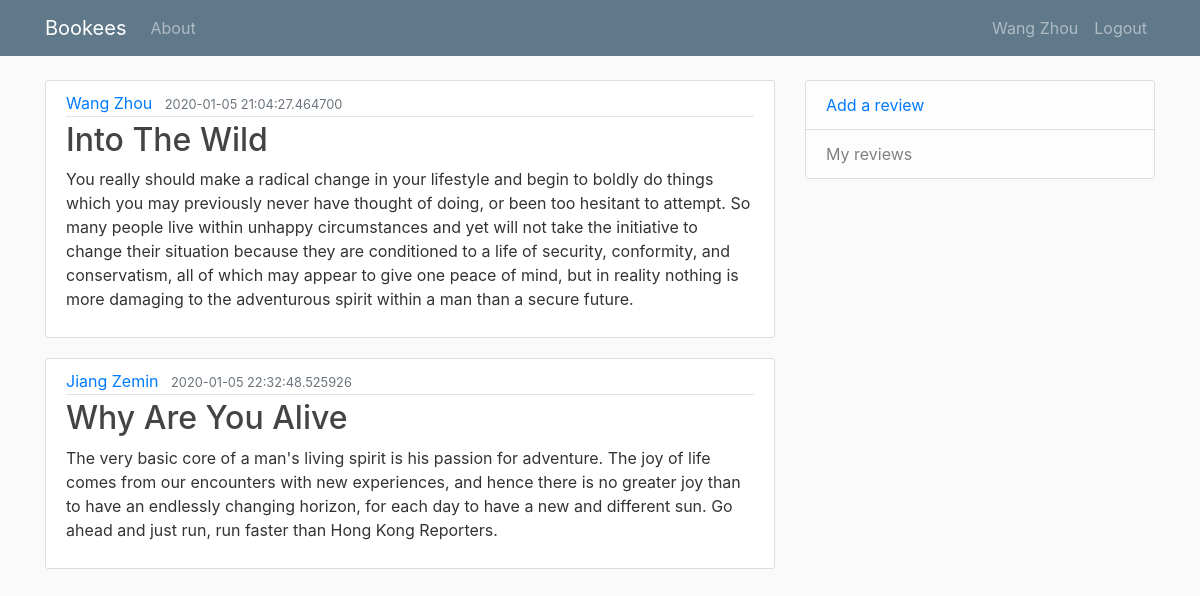
Screenshot of / (signed in) with the database file from the repository.
### booksite/models.py (models this page shows, shortened)
class User(db.Model, UserMixin):
    id = db.Column(db.Integer, primary_key=True)
    username = db.Column(db.String(20), unique=True, nullable=False)
    email = db.Column(db.String(120), unique=True, nullable=False)
    image_file = db.Column(db.String(20), nullable=False, default='default.jpg')
    password = db.Column(db.String(60), nullable=False)
    posts = db.relationship('Post', backref='author', lazy=True) # it runs a query on the post table and graps all posts posted by this user

class Post(db.Model):
    id = db.Column(db.Integer, primary_key=True)
    title = db.Column(db.String(100), nullable=False)
    date_posted = db.Column(db.DateTime, nullable=False, default=datetime.utcnow)
    content = db.Column(db.Text, nullable=False)
    user_id = db.Column(db.Integer, db.ForeignKey('user.id'), nullable=False)

### booksite/routes.py (the view)
@app.route("/", methods=["GET", "POST"])
def index():
    title = "bookees"
    headline = "Welcome to the booksite!"
    if session.get("reviews") is None:
        session["reviews"] = []
    if request.method == "POST":
        review = request.form.get("review")
        if review not in session["reviews"]:
            session["reviews"].append(review)
    posts=Post.query.all()
    return render_template("index.html", title=title, headline=headline, posts=posts, reviews = session["reviews"])

### booksite/models.py (called while the page is built)
@login_manager.user_loader
def load_user(user_id):
    return User.query.get(int(user_id))

### booksite/templates/index.html (shortened to what this page needs)
{% extends "layout.html" %}
{% block body %}
   {% for post in posts %}
      <article class="media content-section">
        <div class="media-body">
          <div class="article-metadata">
            <a class="mr-2" href="#">{{ post.author.username  }}</a>
            <small class="text-muted">{{ post.date_posted }}</small>
          </div>
          <h2><a class="article-title" href="{{ url_for('post', post_id=post.id) }}">{{ post.title }}</a></h2>
          <p class="article-content">{{ post.content }}</p>
        </div>
      </article>
   {% endfor %}
{% endblock body%} # explict ending of the block

### booksite/templates/layout.html (shortened to what this page needs)
<!DOCTYPE html>
<html>
<head>
	<link rel="stylesheet" href="https://maxcdn.bootstrapcdn.com/bootstrap/4.0.0/css/bootstrap.min.css">
	<link rel="stylesheet" type="text/css" href="{{ url_for('static', filename='main.css') }}">
</head>
<body>
	<header class="site-header">
		<nav class="navbar navbar-expand-md navbar-dark bg-steel fixed-top">
			<div class="container">
				<a class="navbar-brand mr-3" href="/">Bookees</a>
				<div class="collapse navbar-collapse" id="navbarToggle">
					<div class="navbar-nav mr-auto">
						<a class="nav-item nav-link" href="{{url_for('about')}}">About</a>
					</div>
	            <div class="navbar-nav">
	              {% if current_user.is_authenticated %}
	                <a class="nav-item nav-link" href="{{ url_for('account') }}">{{current_user.username }}</a>
	                <a class="nav-item nav-link" href="{{ url_for('logout') }}">Logout</a>
	              {% else %}
	                <a class="nav-item nav-link" href="{{ url_for('login') }}">Login</a>
	                <a class="nav-item nav-link" href="{{ url_for('register') }}">Register</a>
	              {% endif %}
	            </div>
				</div>
			</div>
		</nav>
	</header>
	<main role="main" class="container">
	  <div class="row">
	    <div class="col-md-8">
			{% block body %}{% endblock %}
	    </div>
	    <div class="col-md-4">
	          <ul class="list-group">
	            <li class="list-group-item list-group-item-light"><a href="{{ url_for('new_post') }}">Add a review</a></li>
	            <li class="list-group-item list-group-item-light">My reviews</li>
	          </ul>
	    </div>
	  </div>
	</main>
</body>
</html>

### booksite/static/main.css (style rules this page uses)
body { background: #fafafa; color: #333333; margin-top: 5rem; }
h1, h2, h3, h4, h5, h6 { color: #444444; }
.bg-steel { background-color: #5f788a; }
.site-header .navbar-nav .nav-link { color: ##ff69b4; }
.content-section { background: #ffffff; padding: 10px 20px; border: 1px solid #dddddd; border-radius: 3px; margin-bottom: 20px; }
.article-title { color: #444444; }
.article-content { white-space: pre-line; }
.article-metadata { padding-bottom: 1px; margin-bottom: 4px; border-bottom: 1px solid #e3e3e3 }

### rows the page displays
User: username "Wang Zhou"
Post: author.username "Wang Zhou", date_posted "2020-01-05 21:04:27.464700", title "Into The Wild", content "You really should make a radical change in your lifestyle and begin to boldly do things which you may previously never have thought of doing, or been too hesitant to attempt. So many people live within unhappy circumstances and yet will not take the initiative to change their situation because they are conditioned to a life of security, conformity, and conservatism, all of which may appear to give one peace of mind, but in reality nothing is more damaging to the adventurous spirit within a man than a secure future."
Post: author.username "Jiang Zemin", date_posted "2020-01-05 22:32:48.525926", title "Why Are You Alive", content "The very basic core of a man's living spirit is his passion for adventure. The joy of life comes from our encounters with new experiences, and hence there is no greater joy than to have an endlessly changing horizon, for each day to have a new and different sun. Go ahead and just run, run faster than Hong Kong Reporters."
